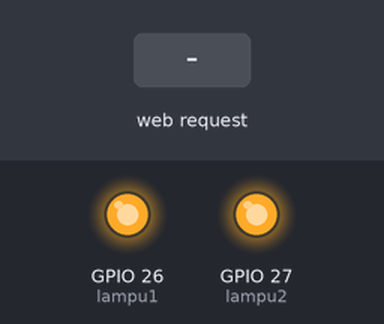
Bench run of a program on a simulated ESP32. Parts: output pins drawn as LEDs (lit = HIGH). The test bench sets the inputs (shaded band). WiFi joins after 1.5 s; servers stay silent unless stated; what the program prints to the serial monitor is not drawn.

Above: at 2.7 s.
2.8 s: HTTP request GET /lampu1/mati received
At 4.0 s:
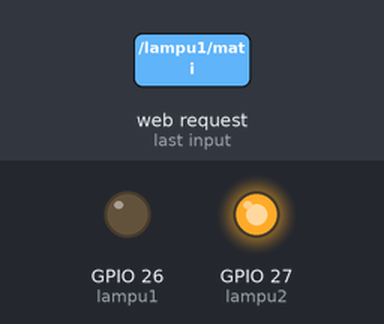
4.3 s: HTTP request GET /lampu12/mati received
At 5.2 s:
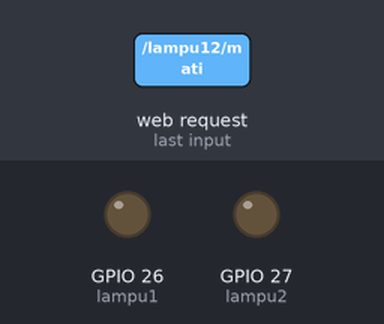
5.8 s: HTTP request GET /lampu1/nyala received
At 6.3 s:
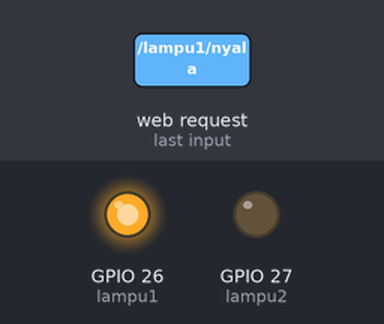
7.3 s: HTTP request GET /lampu2/nyala received
At 8.5 s:
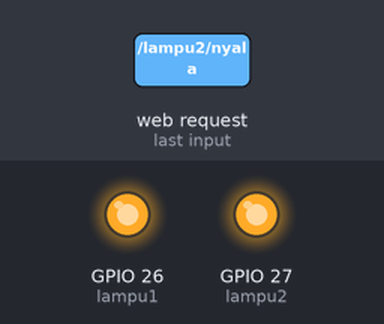
8.8 s: HTTP request GET /lampu2/mati received
At 9.8 s:
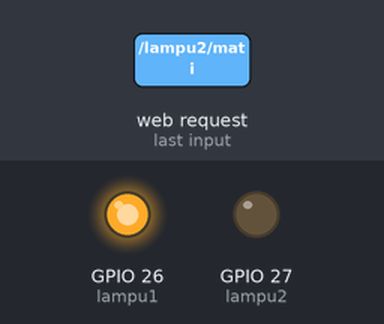
Timing chart, 0 to 11.3 s (numbered marks = the images above; inputs shaded):
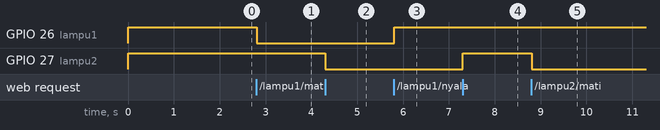

The program:

main.cpp
```cpp
#include <Arduino.h>
#include <WiFi.h>
#include <WebServer.h>

const char* ssid = "Alona2"; // Inisialisasi SSID dan password WiFi
const char* password = "manggolo";

WiFiServer Server(80); // Web server menggunakan port HTTP 80

String header; // Untuk menyimpan header HTTP request

String kondisilampu1 = "mati"; // Menyimpan kondisi lampu 1
String kondisilampu2 = "mati"; // Menyimpan kondisi lampu 2
String kondisikedualampu = "mati"; // Menyimpan kondisi lampu 2


// Inisialisasi GPIO yang dipakai
const int lampu1 = 26;
const int lampu2 = 27;

// Waktu sekarang dan sebelumnya untuk timeout client
unsigned long waktusaatini = millis();
unsigned long waktusebelumnya = 0;

// Timeout untuk menjaga client terhubung
const long timeout = 2000;

void setup() {
  Serial.begin(115200);

  // Inisialisasi pin GPIO sebagai output
  pinMode(lampu1, OUTPUT);
  pinMode(lampu2, OUTPUT);

  // Menyalakan lampu di awal
  digitalWrite(lampu1, HIGH); // Lampu nyala di awal
  digitalWrite(lampu2, HIGH); // Lampu nyala di awal

  // Koneksi ke WiFi
  Serial.print("Connecting to: ");
  Serial.print(ssid);
  WiFi.begin(ssid, password);
  while (WiFi.status() != WL_CONNECTED) {
    delay(500);
    Serial.print(".");
  }
  Serial.println("");
  Serial.println("WiFi connected.");
  Serial.print("IP address: ");
  Serial.println(WiFi.localIP()); // Menampilkan IP lokal

  Server.begin(); // Memulai server
}

void loop() {
  WiFiClient client = Server.available(); // Memeriksa apakah ada client baru yang terhubung

  if (client) { // Jika ada client yang terhubung
    waktusaatini = millis();
    waktusebelumnya = waktusaatini;
    Serial.println("Client baru terhubung.");
    String currentLine = ""; // Untuk menyimpan setiap baris HTTP request

    while (client.connected() && (waktusaatini - waktusebelumnya <= timeout)) {
      waktusaatini = millis();
      if (client.available()) { // Jika data tersedia untuk dibaca dari client
        char c = client.read(); // Membaca karakter dari client
        Serial.write(c); // Menampilkan karakter yang diterima di serial monitor
        header += c; // Menyimpan karakter ke string header

        if (c == '\n') { // Jika akhir dari request (baris kosong)
          if (currentLine.length() == 0) {

            // Kirimkan response HTTP ke client
            client.println("HTTP/1.1 200 OK");
            client.println("Content-type:text/html");
            client.println("Connection: close");
            client.println();

            // Menyalakan dan mematikan GPIO berdasarkan URL
            if (header.indexOf("GET /lampu1/nyala") >= 0) {
            Serial.println("Lampu 1 nyala");
            kondisilampu1 = "nyala";
            digitalWrite(lampu1, HIGH); // Menyalakan lampu 1
            }
            else if (header.indexOf("GET /lampu1/mati") >= 0) {
            Serial.println("Lampu 1 mati");
            kondisilampu1 = "mati";
            digitalWrite(lampu1, LOW); // Mematikan lampu 1
            }
            else if (header.indexOf("GET /lampu2/nyala") >= 0) {
            Serial.println("Lampu 2 nyala");
            kondisilampu2 = "nyala";
            digitalWrite(lampu2, HIGH); // Menyalakan lampu 2
            }
            else if (header.indexOf("GET /lampu2/mati") >= 0) {
            Serial.println("Lampu 2 mati");
            kondisilampu2 = "mati";
            digitalWrite(lampu2, LOW); // Mematikan lampu 2
            }
            else if (header.indexOf("GET /lampu12/nyala") >= 0) {
            Serial.println("Lampu 1 dan Lampu 2 nyala");
            kondisikedualampu = "nyala";
            digitalWrite(lampu1, HIGH);  // Menyalakan lampu 1
            digitalWrite(lampu2, HIGH);  // Menyalakan lampu 2
            }
            else if (header.indexOf("GET /lampu12/mati") >= 0) {
            Serial.println("Lampu 1 dan Lampu 2 mati");
            kondisikedualampu = "mati";
            digitalWrite(lampu1, LOW);  // Mematikan lampu 1
            digitalWrite(lampu2, LOW);  // Mematikan lampu 2
}


            // HTML response
            client.println("<!DOCTYPE html><html>");
            client.println("<head><meta name=\"viewport\" content=\"width=device-width, initial-scale=1\">");
            client.println("<title>ESP32 Web Server</title>");
            client.println("<style>");
            client.println("body { text-align: center; font-family: Arial, sans-serif; background-color: #f4f4f4; margin: 0; padding: 0; }");
            client.println("h1 { color: #333; margin-top: 50px; }");
            client.println(".container { max-width: 400px; margin: auto; padding: 20px; background-color: #fff; border-radius: 10px; box-shadow: 0 4px 8px rgba(0,0,0,0.1); }");
            client.println(".status { font-size: 18px; margin-bottom: 20px; }");
            client.println(".button { display: inline-block; padding: 10px 20px; font-size: 18px; margin: 10px; cursor: pointer; border-radius: 5px; border: none; text-decoration: none; color: white; }");
            client.println(".on { background-color: #4CAF50; }");  // Hijau untuk tombol ON
            client.println(".off { background-color: #f44336; }");  // Merah untuk tombol OFF
            client.println("</style>");
            client.println("</head>");

            client.println("<body>");
            client.println("<div class=\"container\">");
            client.println("<h1>Kontrol Lampu ESP32</h1>");

            client.println("<div class=\"status\">");
            client.println("<p>GPIO 26 - Lampu 1: <strong>" + kondisilampu1 + "</strong></p>");
            client.println("</div>");
            client.println("<p><a href=\"/lampu1/nyala\" class=\"button on\">NYALAKAN Lampu 1</a></p>");
            client.println("<p><a href=\"/lampu1/mati\" class=\"button off\">MATIKAN Lampu 1</a></p>");

            client.println("<div class=\"status\">");
            client.println("<p>GPIO 27 - Lampu 2: <strong>" + kondisilampu2 + "</strong></p>");
            client.println("</div>");
            client.println("<p><a href=\"/lampu2/nyala\" class=\"button on\">NYALAKAN Lampu 2</a></p>");
            client.println("<p><a href=\"/lampu2/mati\" class=\"button off\">MATIKAN Lampu 2</a></p>");

            client.println("<div class=\"status\">");
            client.println("<p>Kedua Lampu - Lampu 1 dan 2: <strong>" + kondisikedualampu + "</strong></p>");
            client.println("</div>");
            client.println("<p><a href=\"/lampu12/nyala\" class=\"button on\">NYALAKAN Kedua Lampu</a></p>");
            client.println("<p><a href=\"/lampu12/mati\" class=\"button off\">MATIKAN Kedua Lampu</a></p>");

            client.println("</div>");
            client.println("</body></html>");


            // Akhiri response HTTP
            client.println();
            break;
          } else {
            currentLine = "";
          }
        } else if (c != '\r') {
          currentLine += c; // Menyimpan karakter dalam currentLine
        }
      }
    }

    // Bersihkan header
    header = "";
    // Tutup koneksi
    client.stop();
    Serial.println("Client terputus.");
  }
}
```

Measured:
- after the input at 2.8 s, GPIO 26 (lampu1): HIGH → LOW at once
- after the input at 4.3 s, GPIO 27 (lampu2): HIGH → LOW at once
- after the input at 5.8 s, GPIO 26 (lampu1): LOW → HIGH at once
- after the input at 7.3 s, GPIO 27 (lampu2): LOW → HIGH at once
- after the input at 8.8 s, GPIO 27 (lampu2): HIGH → LOW at once
